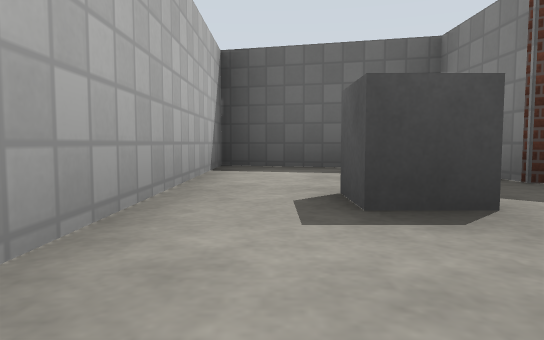
[1] (above)

18 first-person views from a walk through a world built for the Gazebo simulator. The camera is 0.5 m above the floor, tilts 4° down and sees 70° across. The floor is counted in squares, 2 m on a side. Each view is taken from the middle of a square. On the plan, view 1 faces up. The plan holds only what a view shows up to about 9 squares ahead; the rest is blank. The place goes on beyond the plan. Robots are left out. Gazebo's built-in surfaces are drawn with simple patterns.

[2]
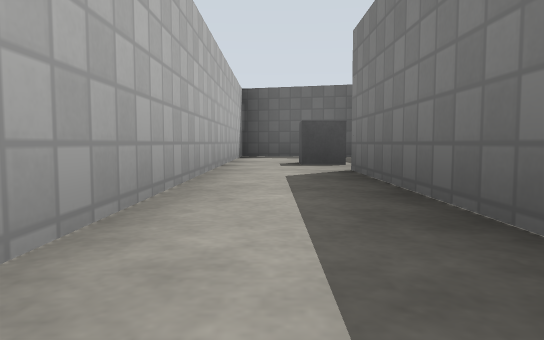

[3]
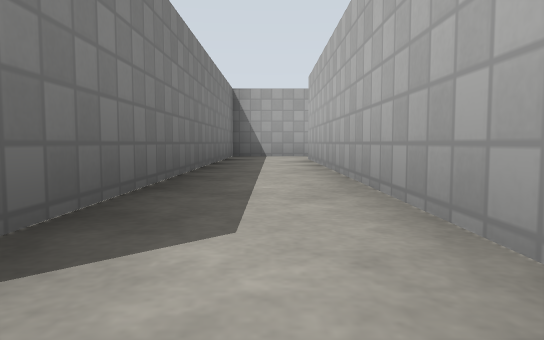

[4]
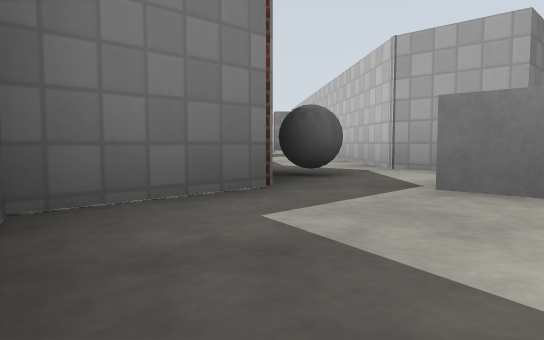

[5]
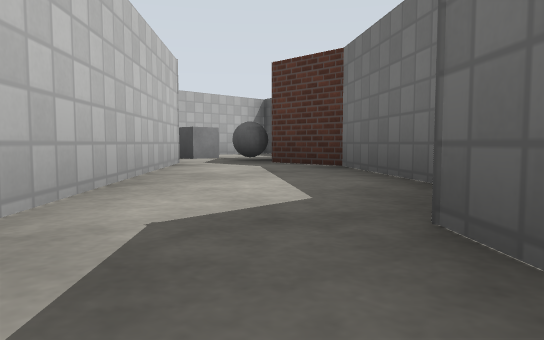

[6]
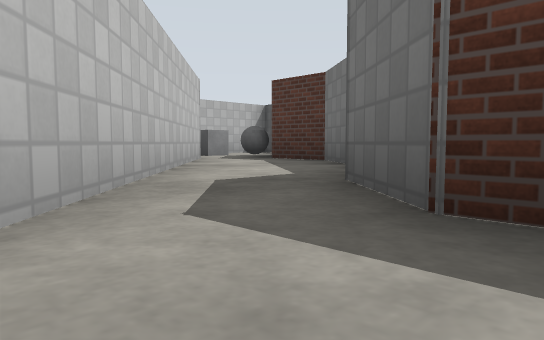

[7]
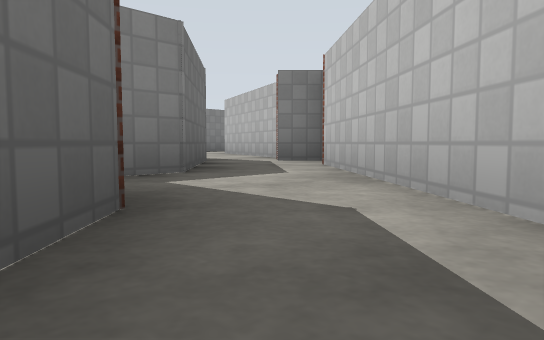

[8]
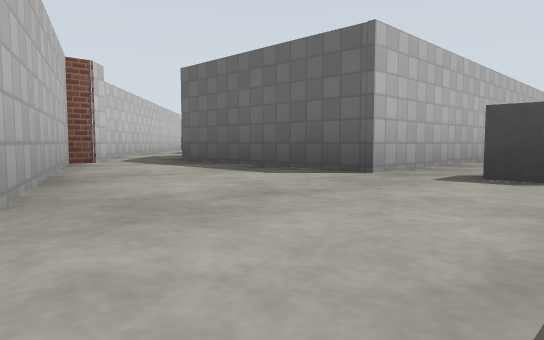

[9]
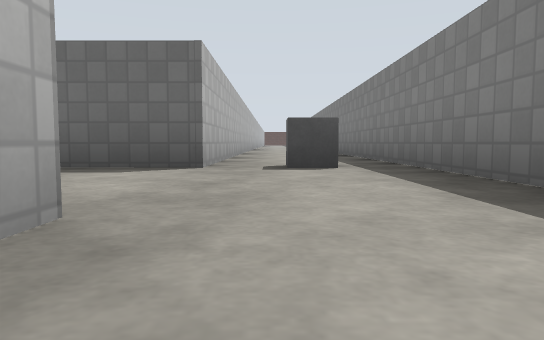

[10]
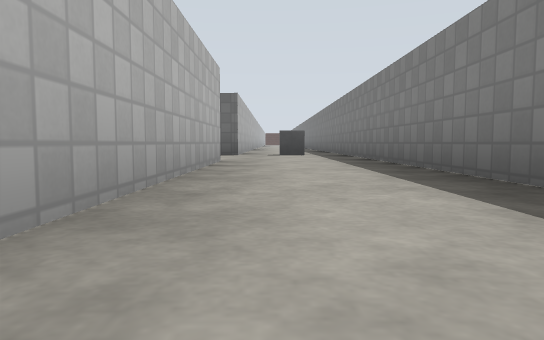

[11]
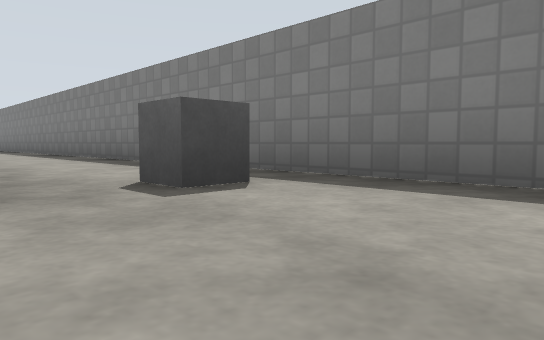

[12]
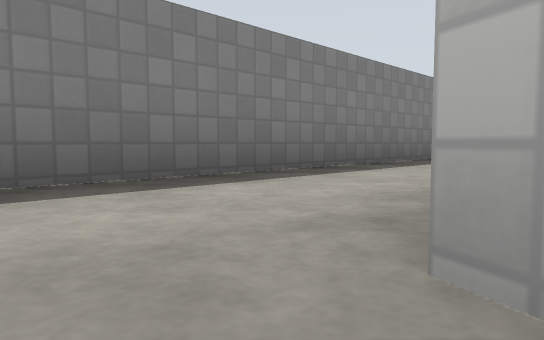

[13]
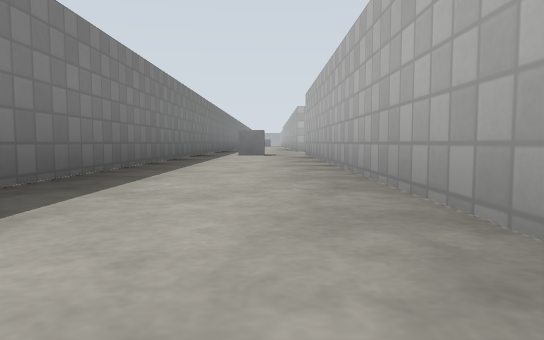

[14]
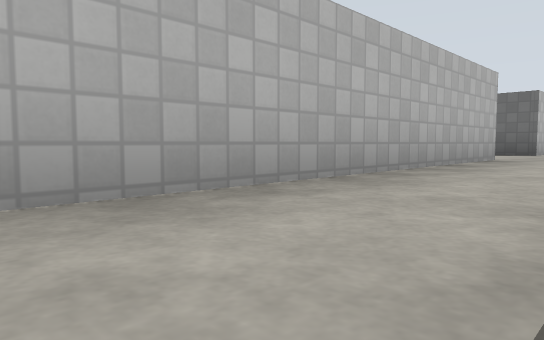

[15]
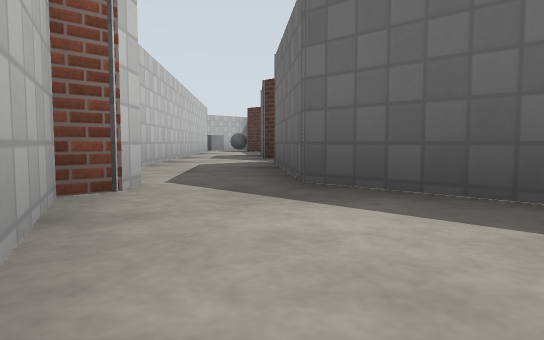

[16]
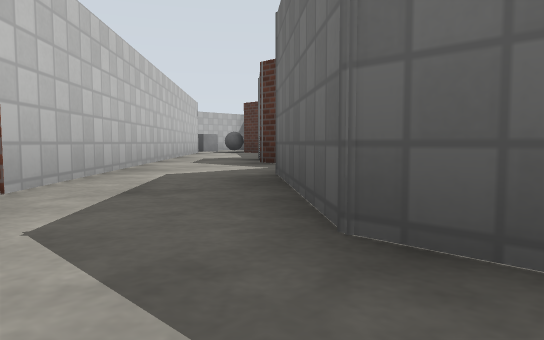

[17]
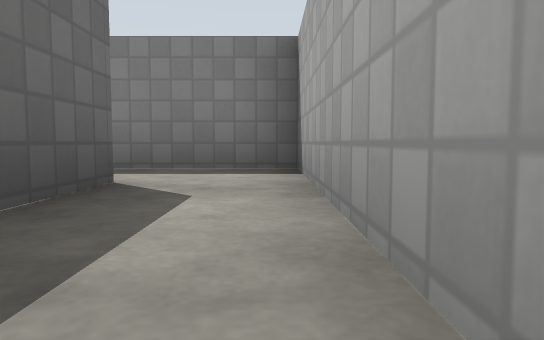

[18]
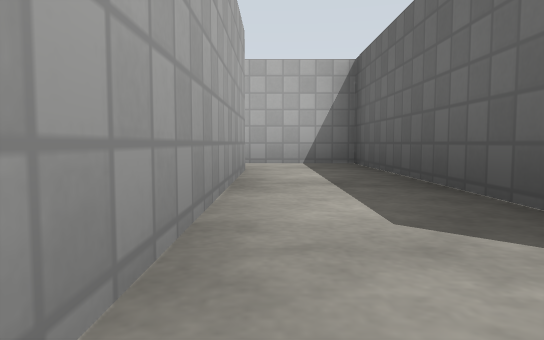

### Floor plan
Points are (right, up) in squares from view 1. A wall is a line through its corners. A room is listed if a view was taken in it or the views show most of it. See-through windows are left out.
Room 1 (views 1, 2, 18)
walls: (-0.5, -6.2) (0.7, -6.2) (0.7, 0.6); (-0.6, 0.4) (-0.6, -5)
ways out: opening at (0, 0) to room 2; opening at (-1, -6) to room 5
Room 2 (views 3, 4)
walls: (1.6, 2.4) (1.6, 3.7) (-0.6, 4.3) (-0.6, 0.4); (0.7, 0.6) (1.8, 0.6)
ways out: opening at (0, 0) to room 1; opening at (2, 1) to room 3
objects: grey box (1, 2); grey ball (2, 2)
Room 3 (views 5, 6, 7)
walls: (5, 0.4) (3.6, 1.5) (2.5, 1.5); (6.9, -1.6) (6.4, -1.6) (5.4, -0.7); (7.8, -2.9) (7.8, -2.3); (1.8, 0.6) (7.8, -4.6)
ways out: opening at (2, 1) to room 2
Room 4 (views 8, 9, 10, 11, 12, 13, 14, 15, 16)
walls: (14.5, -12.1) (14.5, 4.4); (8.9, -5.4) (12.3, -6.7) (12.3, -12.7); (12.3, 3.1) (12.3, -4.1) (9.2, -4.1)
ways out: opening at (-4, -6) to room 5
objects: grey box (13, -4)
Room 5 (view 17)
walls: (-3.6, -6.2) (-0.5, -6.2); (-0.6, -5) (-4.7, -5) (-4.7, -6.4)
ways out: opening at (-1, -6) to room 1; opening at (-4, -6) to room 4

Positions as (right, up) in squares from view 1, and headings:
1: (0, 0), facing up
2: (0, -3), facing up
3: (0, 1), facing down
4: (0, 4), facing down-right
5: (6, -2), facing up-left
6: (7, -3), facing up-left
7: (5, -1), facing down-right
8: (14, -7), facing up-left
9: (13, -8), facing up
10: (13, -12), facing up
11: (12, -6), facing up-right
12: (12, -6), facing down-right
13: (13, 4), facing down
14: (14, -13), facing up-left
15: (11, -6), facing up-left
16: (10, -5), facing up-left
17: (-3, -6), facing right
18: (0, -6), facing left
